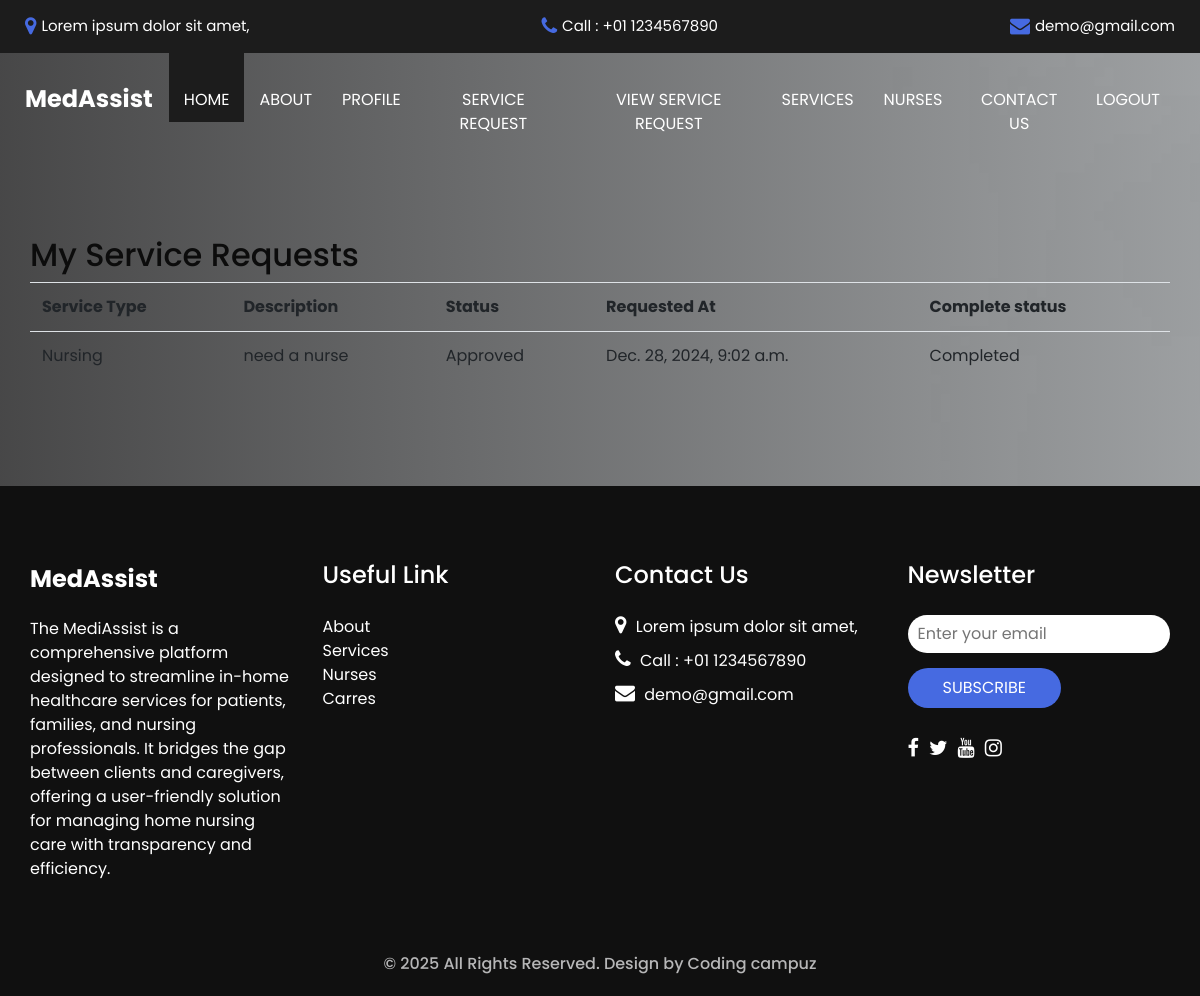
The page /patientservice (signed in) on the database its author committed.
### nurse_app/models.py (models this page shows, shortened)
class ServiceRequest(models.Model):
    SERVICE_TYPES = [
        ('Nursing', 'Nursing'),
        ('Physiotherapy', 'Physiotherapy'),
        ('Caregiving', 'Caregiving'),
    ]
    patient = models.ForeignKey(Patient, on_delete=models.CASCADE)
    service_type = models.CharField(max_length=50, choices=SERVICE_TYPES)
    description = models.TextField()
    status = models.CharField(max_length=50, default='Pending')  # Approval status
    nurse_assigned = models.ForeignKey(Nurse, on_delete=models.CASCADE, null=True, blank=True)
    nurse_assignment_status = models.CharField(max_length=50, default='Not Assigned')  # Assignment status
    created_at = models.DateTimeField(auto_now_add=True)
    completestatus = models.CharField(max_length=50)

### nurse_app/views.py (the view)
# urls.py: path('patientservice',views.view_service_requests,name='patientservice'),
def view_service_requests(request):
    user_id = request.session.get("id")  # Get logged-in user ID
    try:
        patient = Patient.objects.get(user_id=user_id)  # Find the associated Patient record
        service_requests = ServiceRequest.objects.filter(patient=patient)  # Filter requests by patient
        return render(request, "patientservicerequest.html", {'service_requests': service_requests})
    except Patient.DoesNotExist:
        messages.error(request, "Patient profile not found.")
        return render(request, "patientservicerequest.html")

### templates/patientservicerequest.html (shortened to what this page needs)
{% load static %}
<!DOCTYPE html>
<html>
<head>
  <link rel="stylesheet" type="text/css" href="{% static 'css/bootstrap.css' %}" />
  <link href="{% static 'css/style.css' %}" rel="stylesheet" />
  <link href="{% static 'css/responsive.css' %}" rel="stylesheet" />
</head>
<body>
  <div class="hero_area">
    <div class="hero_bg_box">
      <div class="img-box">
      </div>
    </div>
    <header class="header_section">
      <div class="header_top">
        <div class="container-fluid">
          <div class="contact_link-container">
            <a href="" class="contact_link1">
              <i class="fa fa-map-marker" aria-hidden="true"></i>
              <span>
                Lorem ipsum dolor sit amet,
              </span>
            </a>
            <a href="" class="contact_link2">
              <i class="fa fa-phone" aria-hidden="true"></i>
              <span>
                Call : +01 1234567890
              </span>
            </a>
            <a href="" class="contact_link3">
              <i class="fa fa-envelope" aria-hidden="true"></i>
              <span>
                demo@gmail.com
              </span>
            </a>
          </div>
        </div>
      </div>
      <div class="header_bottom">
        <div class="container-fluid">
          <nav class="navbar navbar-expand-lg custom_nav-container">
            <a class="navbar-brand" href="index.html">
              <span>
                MedAssist
              </span>
            </a>
            <div class="collapse navbar-collapse ml-auto" id="navbarSupportedContent">
              <ul class="navbar-nav  ">
                <li class="nav-item active">
                    <a class="nav-link" href="{% url 'home' %}">Home <span class="sr-only">(current)</span></a>
                  </li>
                  <li class="nav-item">
                    <a class="nav-link" href="{% url 'about' %}"> About</a>
                  </li>
                  <li class="nav-item">
                      <a class="nav-link" href="{% url 'patientprofile' %}">Profile</a>
                    </li>
                    <li class="nav-item">
                      <a class="nav-link" href="{% url 'servicerequest' %}">service request</a>
                    </li>
                    <li class="nav-item">
                      <a class="nav-link" href="{% url 'patientservice' %}">view service request</a>
                    </li>
                  <li class="nav-item">
                    <a class="nav-link" href="{% url 'service' %}"> Services </a>
                  </li>
                  <li class="nav-item">
                    <a class="nav-link" href="{% url 'nurse' %}"> Nurses </a>
                  </li>
                  <li class="nav-item">
                    <a class="nav-link" href="{% url 'contact' %}">Contact us</a>
                  </li>
                  <li class="nav-item">
                    <a class="nav-link" href="{% url 'logout' %}">Logout</a>
                  </li>
              </ul>
            </div>
          </nav>
        </div>
      </div>
    </header>
  <section class="about_section layout_padding">
    <div class="container">
        <h2>My Service Requests</h2>
        {% if service_requests %}
            <table class="table">
                <tr>
                    <th>Service Type</th>
                    <th>Description</th>
                    <th>Status</th>
                    <th>Requested At</th>
                    <th>Complete status</th>
                </tr>
                {% for request in service_requests %}
                <tr>
                    <td>{{ request.service_type }}</td>
                    <td>{{ request.description }}</td>
                    <td>{{ request.status }}</td>
                    <td>{{ request.created_at }}</td>
                    <td>{{request.completestatus}}</td>
                </tr>
                {% endfor %}
            </table>
        {% else %}
            <p>You have not submitted any service requests yet.</p>
        {% endif %}
    </div>
  </section>
  <section class="info_section ">
    <div class="container">
      <div class="row">
        <div class="col-md-3">
          <div class="info_logo">
            <a class="navbar-brand" href="index.html">
              <span>
                MedAssist
              </span>
            </a>
            <p>
              The MediAssist  is a comprehensive platform designed to streamline in-home healthcare services for patients, families, and nursing professionals. It bridges the gap between clients and caregivers, offering a user-friendly solution for managing home nursing care with transparency and efficiency.
            </p>
          </div>
        </div>
        <div class="col-md-3">
          <div class="info_links">
            <h5>
              Useful Link
            </h5>
            <ul>
              <li>
                <a href="">
                  About
                </a>
              </li>
              <li>
                <a href="">
                  Services
                </a>
              </li>
              <li>
                <a href="">
                  Nurses
                </a>
              </li>
              <li>
                <a href="">
                  Carres
                </a>
              </li>
            </ul>
          </div>
        </div>
        <div class="col-md-3">
          <div class="info_info">
            <h5>
              Contact Us
            </h5>
          </div>
          <div class="info_contact">
            <a href="" class="">
              <i class="fa fa-map-marker" aria-hidden="true"></i>
              <span>
                Lorem ipsum dolor sit amet,
              </span>
            </a>
            <a href="" class="">
              <i class="fa fa-phone" aria-hidden="true"></i>
              <span>
                Call : +01 1234567890
              </span>
            </a>
            <a href="" class="">
              <i class="fa fa-envelope" aria-hidden="true"></i>
              <span>
                demo@gmail.com
              </span>
            </a>
          </div>
        </div>
        <div class="col-md-3">
          <div class="info_form ">
            <h5>
              Newsletter
            </h5>
            <form action="#">
              <input type="email" placeholder="Enter your email">
              <button>
                Subscribe
              </button>
            </form>
            <div class="social_box">
              <a href="">
                <i class="fa fa-facebook" aria-hidden="true"></i>
              </a>
              <a href="">
                <i class="fa fa-twitter" aria-hidden="true"></i>
              </a>
              <a href="">
                <i class="fa fa-youtube" aria-hidden="true"></i>
              </a>
              <a href="">
                <i class="fa fa-instagram" aria-hidden="true"></i>
              </a>
            </div>
          </div>
        </div>
      </div>
    </div>
  </section>
  <footer class="container-fluid footer_section">
    <p>
      &copy; <span id="currentYear"></span> All Rights Reserved. Design by
      <a href="https://html.design/">Coding campuz </a>
    </p>
  </footer>
</body>
</html>

### static/css/responsive.css (style rules this page uses)
@media (min-width: 1200px) { .container { max-width: 1170px; } }

### rows shown on the page
ServiceRequest: service_type "Nursing", description "need a nurse", status "Approved", created_at "Dec. 28, 2024, 9:02 a.m.", completestatus "Completed"
